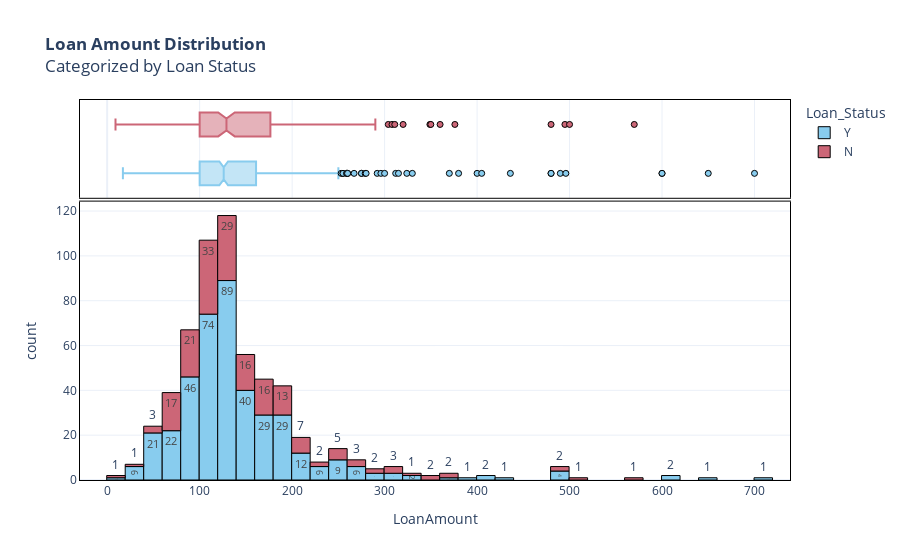

Notebook code cell kept with this figure:
### Markdown cell above
*c.) Loan Amount*

### Code cell
# Create a histogram
fig = px.histogram(loan_df, x="LoanAmount", color="Loan_Status", text_auto=True, color_discrete_sequence=discrete_color_scheme, marginal="box", title="<b>Loan Amount Distribution</b><br>Categorized by Loan Status")

# Add borders to the bars
fig.update_traces(marker_line_width=1,marker_line_color="black")
# Add borders to the plot
fig.update_xaxes(showline=True,
         linecolor='black',
         mirror=True)
fig.update_yaxes(showline=True,
         linecolor='black',
         mirror=True)

# Show the histogram
fig.show()

### Figure 1 — Plotly figure (JSON) as saved in the notebook; plotly's stock layout.template omitted (floating-point values rounded to 4 significant figures; data arrays with more than 128 entries replaced by an {"elided": "..."} marker saying what was removed)
{"data": [{"alignmentgroup": "True", "bingroup": "x", "hovertemplate": "Loan_Status=Y<br>LoanAmount=%{x}<br>count=%{y}<extra></extra>", "legendgroup": "Y", "marker": {"color": "rgb(136, 204, 238)", "line": {"color": "black", "width": 1}, "pattern": {"shape": ""}}, "name": "Y", "offsetgroup": "Y", "orientation": "v", "showlegend": true, "texttemplate": "%{value}", "type": "histogram", "x": {"elided": "422 int values"}, "xaxis": "x", "yaxis": "y"}, {"alignmentgroup": "True", "hovertemplate": "Loan_Status=Y<br>LoanAmount=%{x}<extra></extra>", "legendgroup": "Y", "marker": {"color": "rgb(136, 204, 238)", "line": {"color": "black", "width": 1}}, "name": "Y", "notched": true, "offsetgroup": "Y", "showlegend": false, "type": "box", "x": {"elided": "422 int values"}, "xaxis": "x2", "yaxis": "y2"}, {"alignmentgroup": "True", "bingroup": "x", "hovertemplate": "Loan_Status=N<br>LoanAmount=%{x}<br>count=%{y}<extra></extra>", "legendgroup": "N", "marker": {"color": "rgb(204, 102, 119)", "line": {"color": "black", "width": 1}, "pattern": {"shape": ""}}, "name": "N", "offsetgroup": "N", "orientation": "v", "showlegend": true, "texttemplate": "%{value}", "type": "histogram", "x": {"elided": "192 int values"}, "xaxis": "x", "yaxis": "y"}, {"alignmentgroup": "True", "hovertemplate": "Loan_Status=N<br>LoanAmount=%{x}<extra></extra>", "legendgroup": "N", "marker": {"color": "rgb(204, 102, 119)", "line": {"color": "black", "width": 1}}, "name": "N", "notched": true, "offsetgroup": "N", "showlegend": false, "type": "box", "x": {"elided": "192 int values"}, "xaxis": "x2", "yaxis": "y2"}], "layout": {"barmode": "relative", "legend": {"title": {"text": "Loan_Status"}, "tracegroupgap": 0}, "title": {"text": "<b>Loan Amount Distribution</b><br>Categorized by Loan Status"}, "xaxis": {"anchor": "y", "domain": [0, 1], "linecolor": "black", "mirror": true, "showline": true, "title": {"text": "LoanAmount"}}, "xaxis2": {"anchor": "y2", "domain": [0, 1], "linecolor": "black", "matches": "x", "mirror": true, "showgrid": true, "showline": true, "showticklabels": false}, "yaxis": {"anchor": "x", "domain": [0, 0.7326], "linecolor": "black", "mirror": true, "showline": true, "title": {"text": "count"}}, "yaxis2": {"anchor": "x2", "domain": [0.7426, 1], "linecolor": "black", "matches": "y2", "mirror": true, "showgrid": false, "showline": true, "showticklabels": false, "ticks": ""}}}
